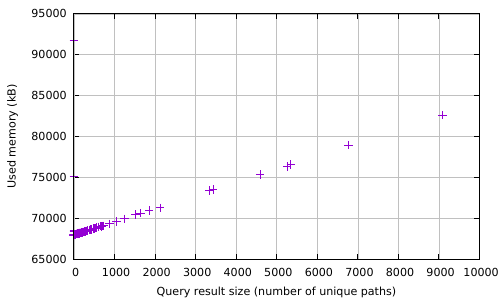

Generate this figure with gnuplot:
set datafile separator ','

set terminal pdf
set output 'geo_BT_mem_per_paths.pdf'

set ylabel 'Used memory (kB)' # label for the Y axis
set xlabel 'Query result size (number of unique paths)' # label for the X axis

unset key

set style line 100 lt 1 lc rgb "grey" lw 0.5 # linestyle for the grid
set grid ls 100 # enable grid with specific linestyle

plot 'geo_BT_mem_per_paths.csv'
